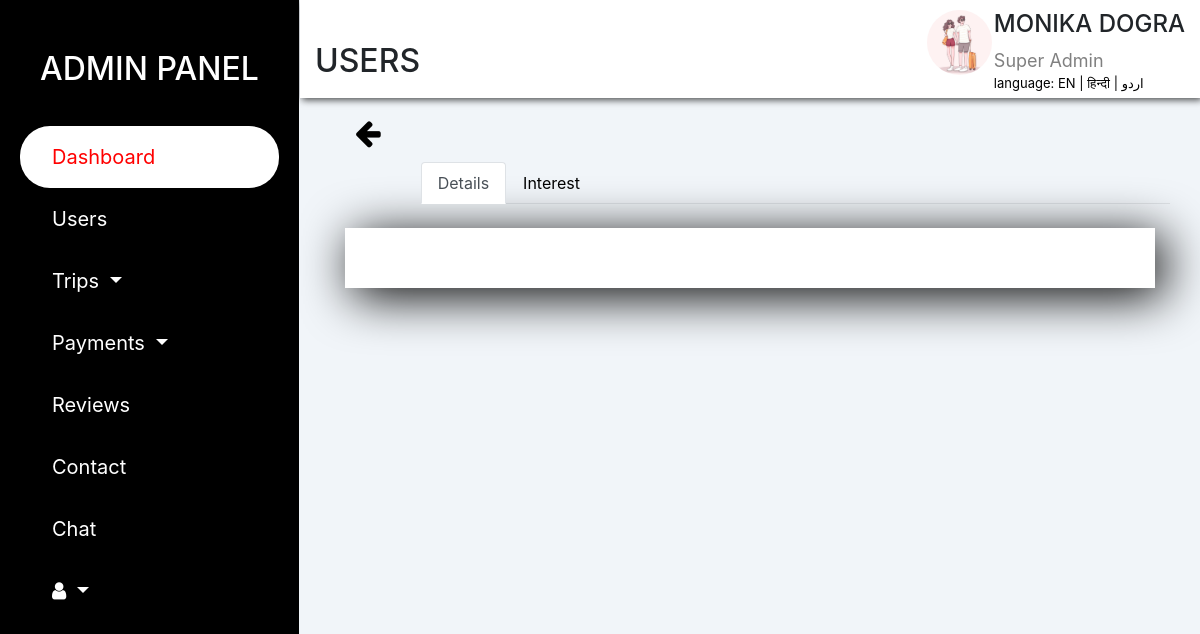
The page /weekend/explore/user_details.php (signed in) on the database its author committed.
### tables this page shows
CREATE TABLE `user_tbl` (
  `u_id` smallint(8) UNSIGNED NOT NULL,
  `f_name` varchar(20) DEFAULT NULL,
  `l_name` varchar(20) DEFAULT NULL,
  `email` varchar(40) NOT NULL,
  `pswd` varchar(40) DEFAULT NULL,
  `status` tinyint(1) NOT NULL DEFAULT 0,
  `gender` char(6) NOT NULL DEFAULT 'Gender',
  `phone_no` char(10) NOT NULL,
  `alt_phone_no` char(10) NOT NULL,
  `zipcode` char(6) NOT NULL,
  `city` varchar(80) NOT NULL,
  `state` varchar(30) NOT NULL,
  `profile_pic` varchar(50) NOT NULL DEFAULT 'default.svg',
  `online` tinyint(1) NOT NULL DEFAULT 0,
  `reg_date` date NOT NULL DEFAULT current_timestamp()
);

### weekend/explore/new.php (called while the page is built, shortened)
<?php
 if (isset($_GET['lang'])) {
     $set_lang=$_GET['lang'];
  }else{
    $set_lang='en';
  }
  $lang=array();
if ($set_lang=='en') {
   $lang['lang']='Language';
  $lang['admin']='ADMIN PANEL';
  $lang['dash']='DASHBOARD';
  $lang['user']='USERS';
  $lang['trip']='Trips';
  $lang['pays']='Payments';
  $lang['s_dash']='Dashboard';
  $lang['rev']='Reviews';
  $lang['cont']='Contact';
  $lang['cht']='Chat';
  $lang['s_dash']='Dashboard';
  $lang['tang']='Users';
  $lang['trips']='Trips';
  $lang['confirm']='Confirmed trips';
  $lang['name']='MONIKA DOGRA';
  $lang['super']='Super Admin';
  $lang['traf']='Traffic';
  $lang['recent']='NEW TRIPS';
  $lang['t_title']='Trips Title';
  $lang['dat']='Date';
  $lang['status']='Status';
  $lang['see']='See All';
  $lang['new']='NEW USERS';
  $lang['mem']='Members';
  $lang['nam']='Name';
  $lang['acc_v']='Date';
  $lang['det']='Details';
  $lang['int']='Interest';
  $lang ['users_d']='USERS DETAILS';
  $lang ['email']='Email';
  $lang ['gen']='Gender';
  $lang ['phone']='Phone no.';
  $lang ['alt']='Alt P_no.';
  $lang ['add']='Address';
  $lang ['zip']='Zipcode';
  $lang ['verf']='Verification';
  $lang ['del']='delete';
  $lang['trans']='TRANSACTIONS';
   $lang ['trans_d']='TRANSACTION DETAILS';
   $lang['trip_n']='Trip name';
   $lang['fee']='Fee';
   $lang['p_memb']='Paid member';
   $lang['opera']='Operation';
   $lang['see_m']='see more';
   $lang['trip_d']='TRIPS DETAILS';
   $lang ['sch']='SCHEDULE';
   $lang ['vid']='VIDEO';
   $lang ['detl']='DETAILS';
   $lang ['vaish']='VAISHNO DEVI';
   $lang ['pick']='Pickup Address';
   $lang ['arr_t']='Arrival Time';
   $lang ['fr']='From';
   $lang ['to']='To';
   $lang ['dest']='Destination';
   $lang ['fe_per']='Fee/Person';
   $lang ['stay']='Stay';
   $lang ['pos']='Post on';
   $lang ['note']='Note';
   $lang ['up']='UPDATE';
}

### weekend/explore/php/code.php (called while the page is built, shortened)
<?php
abstract class clsConnection
{
    public function __construct()
    {
        $dbHost="localhost";
        $dbName="explore";
        $dbUser="root";
        $dbPassword="";
        try
        {
            $this->dbConn= new PDO("mysql:host=$dbHost;dbname=$dbName",$dbUser,$dbPassword);
        }
        catch(PDOException $e)
        {
            Echo "Connection failed" . $e->getMessage();
        }
    }
}
class clsUser extends clsConnection implements I_User
{
    public function GetUserDetail($u_id){
        try{
             $sql="SELECT * FROM user_tbl where u_id=:u_id";
             $stmt=$this->dbConn->prepare($sql);
             $stmt->bindParam(':u_id',$u_id);
             $stmt->execute();
             $result=$stmt->fetchAll();
           return $result;
        }
        catch (PDOException $e){
            echo "User Details Error:".$e->getMessage();
        }
    }
}
?>

### weekend/explore/user_details.php (the view, shortened to what this page needs)
<?php session_start();
     require_once('php/code.php');
        $a_id=$_SESSION['u_id'];
     $obj=new clsUser();
     $fun=$obj->GetUserDetail($a_id);
     $profile_pic="";
     foreach ($fun as $arr) {
        $a_name=$arr['f_name']." ".$arr['l_name'];
        $profile_pic=$arr['profile_pic'];
     }
 ?>
<!DOCTYPE html>
<html>
<head>
<?php include 'links/links.php'; ?>
    <link rel="stylesheet" href="css/user_details.css">
</head>
<body>
     <div class="container-fluid">
      <div class="row">
           <?php include 'title_bar.php'; ?>
           <div class="col-md-9 col-sm-12">
               <div class="row dash_content">
                  <div class="col-12 header">
                    <div>
                   <h3> <i class="fa fa-bars" id="fa-bars" onclick="show();"></i></h3><h2><?php echo $lang['user'];?></h2></div>
                    <div class="profile">
                      <div class="img">
                        <img src="../login/photo/<?php echo $profile_pic; ?>">
                      </div>
                      <h4><?php echo $a_name;?></h4>
                      <span><?php echo $lang['super'];?></span>
                          <div class="multi_lang" >
                           <?php echo $lang['lang']; ?>: <a href="user_details.php?lang=en">EN | </a><a href="user_details.php?lang=hi">हिन्दी</a><a href="user_details.php?lang=ur"> | اردو</a>
                        </div>
                    </div>
                  </div>
          <div class="col-lg-12">
          <a href="user_tbl.php?lang=<?php echo $set_lang; ?>"> <i class="fa fa-arrow-left"></i></a>
              <div class="form-div">
                  <div class="container-fluid">
                    <ul class="nav nav-tabs" role="tablist">
                      <li class="nav-item">
                        <a class="nav-link active" data-toggle="tab" href="#home"><?php echo $lang['det'];?></a>
                      </li>
                      <li class="nav-item">
                        <a class="nav-link" data-toggle="tab" href="#menu1"><?php echo $lang['int'];?></a>
                      </li>
                    </ul>
                    <div class="tab-content">
                      <div id="home" class="container tab-pane active"><br>
                             <div class="container form-design">
                              <div class="row">
                             </div>
                               </div>
                             </div>
                      </div>
                     </div>
                   </div>
            </div>
               </div>
               </div>
           </div>
        </div>
</body>
</html>

### weekend/explore/css/user_details.css (style rules this page uses)
body { background: #f1f5f9; }
.header { background:#fff; display: flex; justify-content: space-between; box-shadow: 2px 2px 7px rgba(0,0,0,0.7); }
.dash_content { padding-bottom: 0px; }
.profile .img { position: absolute; right: 13rem; top: 10px; width: 65px; }
.profile img { width: 100%; border-radius: 35px; }
.profile h4 { padding-top: 10px; text-transform: uppercase; }
.profile span { color: grey; font-size: 18px; }
.multi_lang { color: black; font-size: 13px; padding-bottom: 5px; }
.multi_lang a { color: black; }
.form-div { width: 100%; padding: 4rem 0rem; }
.fa-arrow-left { padding: 20px 40px; font-size:30px; cursor: pointer; color:black; float: left; }
.form-div .nav-item a { color: #000; }
.form-design { background: #fff; color: #000; padding: 14px 80px; box-shadow: 8px 8px 50px #000; }
.form-design .row { padding: 1rem; }

### rows shown on the page
user_tbl: profile_pic (picture), a_name "MONIKA DOGRA"

### other values the page prints
$lang['admin'] "ADMIN PANEL"
$lang['s_dash'] "Dashboard"
$lang['tang'] "Users"
$lang['trip'] "Trips"
$lang['pays'] "Payments"
$lang['rev'] "Reviews"
$lang['cont'] "Contact"
$lang['cht'] "Chat"
$lang['user'] "USERS"
$lang['super'] "Super Admin"
$lang['lang'] "language"
$lang['det'] "Details"
$lang['int'] "Interest"
